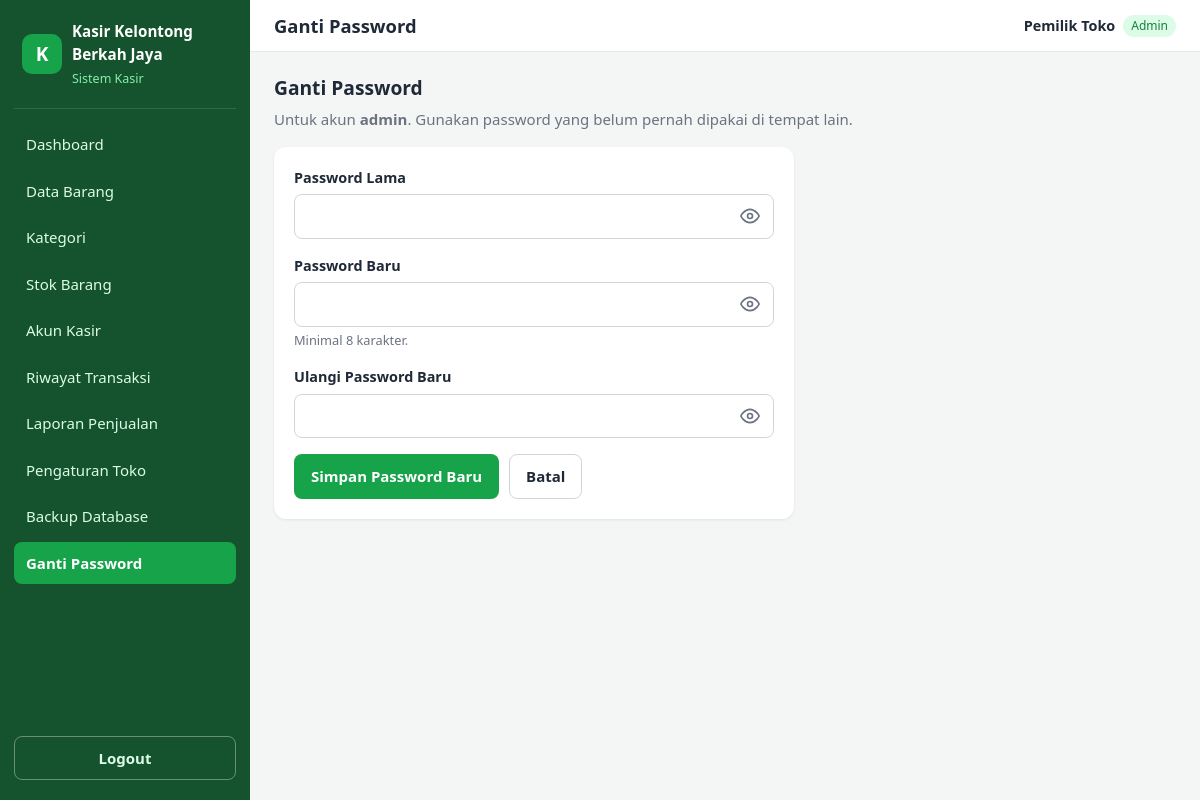
The page /akun/ubah_password.php (signed in) on the database its author committed.
### tables this page shows
CREATE TABLE users (
    id INT UNSIGNED NOT NULL AUTO_INCREMENT,
    username VARCHAR(50) NOT NULL,
    password VARCHAR(255) NOT NULL,  
    nama_lengkap VARCHAR(100) NOT NULL,
    role ENUM('admin', 'kasir') NOT NULL DEFAULT 'kasir',
    is_active TINYINT(1) NOT NULL DEFAULT 1,
    created_at DATETIME NOT NULL DEFAULT CURRENT_TIMESTAMP,
    updated_at DATETIME NULL ON UPDATE CURRENT_TIMESTAMP,
    PRIMARY KEY (id),
    CONSTRAINT uq_users_username UNIQUE (username)
);

### config/database.php (called while the page is built, shortened)
<?php
function db(): PDO
{
    static $pdo = null;
    if ($pdo instanceof PDO) {
        return $pdo;
    }
    $dsn = 'mysql:host=' . DB_HOST . ';dbname=' . DB_NAME . ';charset=' . DB_CHARSET;
    $options = [
        PDO::ATTR_ERRMODE            => PDO::ERRMODE_EXCEPTION,
        PDO::ATTR_DEFAULT_FETCH_MODE => PDO::FETCH_ASSOC,
        PDO::ATTR_EMULATE_PREPARES   => false,
    ];
    try {
        $pdo = new PDO($dsn, DB_USER, DB_PASS, $options);
    } catch (PDOException $e) {
        error_log('[DB] Koneksi gagal: ' . $e->getMessage());
        http_response_code(500);
        exit('Koneksi database gagal. Pastikan MySQL di Laragon sudah berjalan dan pengaturan di config/database.php sudah benar.');
    }
    return $pdo;
}

### includes/auth.php (called while the page is built, shortened)
<?php
function home_path_for_role(string $role): string
{
    return $role === ROLE_ADMIN ? 'admin/dashboard.php' : 'kasir/transaksi.php';
}
function current_user(): ?array
{
    static $cache = null;
    if ($cache !== null) {
        return $cache;
    }
    $id = $_SESSION['user_id'] ?? null;
    $stmt = db()->prepare(
        'SELECT id, username, nama_lengkap, role, is_active
           FROM users
          WHERE id = ?
          LIMIT 1'
    );
    $stmt->execute([(int) $id]);
    $row = $stmt->fetch();
    $cache = $row;
    return $cache;
}
function is_logged_in(): bool
{
    return current_user() !== null;
}
function require_login(): void
{
    if (!is_logged_in()) {
        $expired = !empty($_SESSION['session_expired']);
        unset($_SESSION['session_expired']);
        set_flash('info', $expired
            ? 'Sesi Anda berakhir karena tidak ada aktivitas. Silakan login kembali.'
            : 'Silakan login terlebih dahulu.');
        redirect('auth/login.php');
    }
}

### akun/ubah_password.php (the view, shortened to what this page needs)
<?php
require_login();
$pageTitle  = 'Ganti Password';
require __DIR__ . '/../includes/header.php';
?>
<div class="page-header">
    <div>
        <h2>Ganti Password</h2>
        <p class="muted">Untuk akun <strong><?= e($user['username']) ?></strong>. Gunakan password yang belum pernah dipakai di tempat lain.</p>
    </div>
</div>
<form method="post" action="<?= e(url('akun/ubah_password.php')) ?>" class="card" style="max-width:520px;" autocomplete="off">
    <div class="form-group">
        <label for="password_lama">Password Lama</label>
        <div class="password-field">
            <input type="password" id="password_lama" name="password_lama" maxlength="100"
                   autocomplete="current-password" required>
            <?= tombol_toggle_password('password_lama') ?>
        </div>
    </div>
    <div class="form-group">
        <label for="password_baru">Password Baru</label>
        <div class="password-field">
            <input type="password" id="password_baru" name="password_baru" maxlength="100"
                   autocomplete="new-password" required>
            <?= tombol_toggle_password('password_baru') ?>
        </div>
        <div class="hint">Minimal 8 karakter.</div>
    </div>
    <div class="form-group">
        <label for="konfirmasi">Ulangi Password Baru</label>
        <div class="password-field">
            <input type="password" id="konfirmasi" name="konfirmasi" maxlength="100"
                   autocomplete="new-password" required>
            <?= tombol_toggle_password('konfirmasi') ?>
        </div>
    </div>
    <div class="form-actions">
        <button type="submit" class="btn btn-primary">Simpan Password Baru</button>
        <a class="btn btn-secondary" href="<?= e(url(home_path_for_role($user['role']))) ?>">Batal</a>
    </div>
</form>
<?php require __DIR__ . '/../includes/footer.php'; ?>

### includes/header.php (shortened to what this page needs)
<?php
$pageTitle  = $pageTitle ?? APP_NAME;
$user = current_user();
?>
<!DOCTYPE html>
<html lang="id">
<head>
    <link rel="stylesheet" href="<?= e(url('assets/css/style.css')) ?>">
</head>
<body>
<div class="app-layout">
    <?php require __DIR__ . '/sidebar.php'; ?>
    <div class="main-wrapper">
        <header class="topbar">
            <h1 class="topbar-title"><?= e($pageTitle) ?></h1>
            <div class="user-badge">
                <strong><?= e($user['nama_lengkap']) ?></strong>
                <span class="role-tag role-<?= e($user['role']) ?>"><?= e(ucfirst($user['role'])) ?></span>
            </div>
        </header>
        <main class="content">

### assets/css/style.css (style rules this page uses)
:root { --primary: #16a34a; --primary-dark: #15803d; --sidebar-bg: #14532d; --bg: #f3f6f4; --card: #ffffff; --text: #1f2937; --muted: #6b7280; --border: #e5e7eb; --danger: #dc2626; --warning: #d97706; --info: #2563eb; --radius: 12px; --shadow: 0 1px 3px rgba(0, 0, 0, .08); }
* { box-sizing: border-box; }
body { margin: 0; font-family: system-ui, -apple-system, "Segoe UI", Roboto, sans-serif; background: var(--bg); color: var(--text); font-size: 15px; line-height: 1.5; }
h1, h2, h3 { margin: 0 0 .5rem; line-height: 1.25; }
h1 { font-size: 1.4rem; }
h2 { font-size: 1.2rem; }
.muted { color: var(--muted); }
.app-layout { display: flex; min-height: 100vh; }
.main-wrapper { margin-left: 250px; flex: 1; min-width: 0; }
.topbar { background: var(--card); border-bottom: 1px solid var(--border); padding: 14px 24px; display: flex; align-items: center; gap: 14px; position: sticky; top: 0; z-index: 30; }
.topbar-title { flex: 1; margin: 0; font-size: 1.15rem; }
.user-badge { display: flex; align-items: center; gap: 8px; font-size: .9rem; }
.role-tag { font-size: .75rem; padding: 2px 8px; border-radius: 999px; background: #dcfce7; color: var(--primary-dark); }
.content { padding: 24px; }
.card { background: var(--card); border-radius: var(--radius); box-shadow: var(--shadow); padding: 20px; margin-bottom: 20px; }
.form-group { margin-bottom: 16px; }
.form-group label { display: block; font-weight: 600; margin-bottom: 6px; font-size: .9rem; }
input, select, textarea { width: 100%; padding: 10px 12px; border: 1px solid #d1d5db; border-radius: 8px; font: inherit; background: #fff; }
.btn { display: inline-flex; align-items: center; justify-content: center; gap: 6px; padding: 10px 16px; border-radius: 8px; border: 1px solid transparent; font: inherit; font-weight: 600; cursor: pointer; text-decoration: none; transition: background .15s, opacity .15s; }
.btn-primary { background: var(--primary); color: #fff; }
.page-header { display: flex; align-items: center; justify-content: space-between; gap: 12px; flex-wrap: wrap; margin-bottom: 16px; }
.page-header p { margin: 0; }
.form-actions { display: flex; gap: 10px; flex-wrap: wrap; margin-top: 8px; }
.hint { font-size: .8rem; color: var(--muted); margin-top: 4px; }
.btn-secondary { background: #fff; color: var(--text); border-color: #d1d5db; }
.password-field { position: relative; }
.password-field input { padding-right: 46px; }

### rows shown on the page
users: nama_lengkap "Pemilik Toko", role "Admin", username "admin"

### other values the page prints
APP_NAME "Kasir Kelontong Berkah Jaya"
$label "Dashboard"
$label "Data Barang"
$label "Kategori"
$label "Stok Barang"
$label "Akun Kasir"
$label "Riwayat Transaksi"
$label "Laporan Penjualan"
$label "Pengaturan Toko"
$label "Backup Database"
$pageTitle "Ganti Password"
